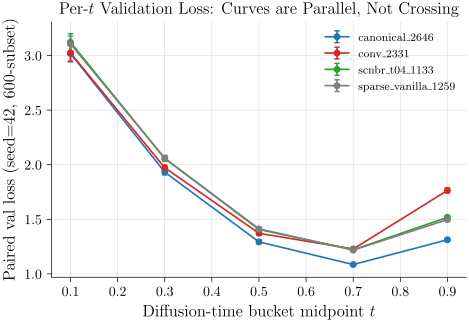

Generate this figure with Python:
# P16_v1: per-t val loss across CA-only variants — multi-line, real JSON data
# Visualizes: F11 / E043
# Source data: results/per_t_val/*.json
import sys, json
from pathlib import Path
sys.path.insert(0, str(Path(__file__).parent.parent))
from plot_utils import figsize
import matplotlib.pyplot as plt
import numpy as np

ROOT = Path("/home/ks2218/la-proteina/results/per_t_val")
files = {
    "canonical_2646": "canonical_2646.json",
    "conv_2331":      "conv_2331.json",
    "scnbr_t04_1133": "scnbr_t04_1133.json",
    "sparse_vanilla_1259": "sparse_vanilla_1259.json",
}
COLORS = ["#1f77b4", "#d62728", "#2ca02c", "#7f7f7f"]

fig, ax = plt.subplots(figsize=figsize(0.85))
for (label, fname), color in zip(files.items(), COLORS):
    with open(ROOT / fname) as f:
        d = json.load(f)
    buckets = d["buckets"]
    t_mid = [0.5*(b["t_lo"] + b["t_hi"]) for b in buckets.values()]
    mean = [b["mean"] for b in buckets.values()]
    sem  = [b["sem"] for b in buckets.values()]
    ax.errorbar(t_mid, mean, yerr=sem, marker="o", lw=1.2, ms=4,
                color=color, label=label.replace("_", "\\_"), capsize=2)

ax.set_xlabel(r"Diffusion-time bucket midpoint $t$")
ax.set_ylabel(r"Paired val loss (seed=42, 600-subset)")
ax.set_title("Per-$t$ Validation Loss: Curves are Parallel, Not Crossing")
ax.legend(frameon=False, loc="upper right", fontsize=8.5)
ax.spines[["top","right"]].set_visible(False)
ax.grid(True, lw=0.4, alpha=0.5, zorder=0)

fig.savefig(Path(__file__).with_suffix(".pdf"))
